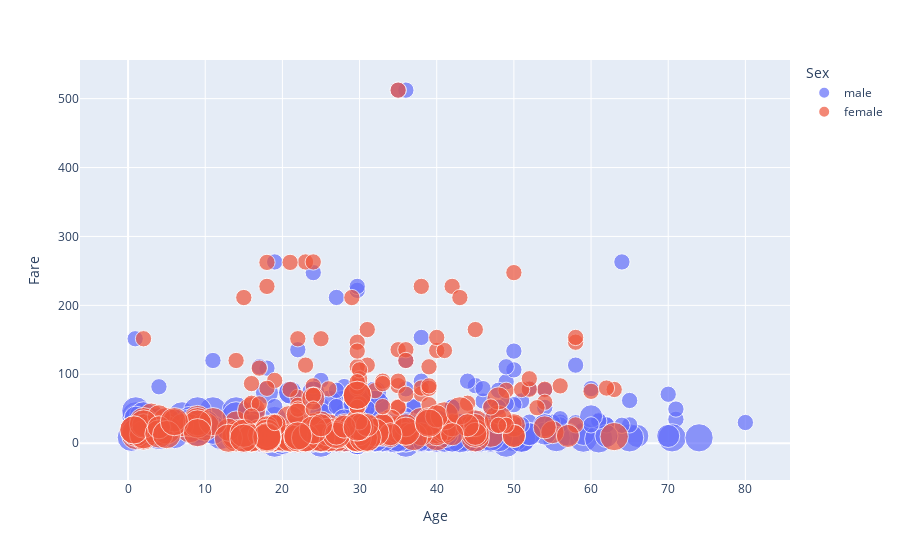

The notebook cell saved with this chart:
### Code cell
#7
fig = px.scatter(df, x="Age", y="Fare", color="Sex", size='Pclass', 
                 hover_data=['Name'], 
                 category_orders={'Survived':['0','1']})
fig.show()

### Figure 1 — Plotly figure (JSON) as saved in the notebook; plotly's stock layout.template omitted (floating-point values rounded to 4 significant figures; data arrays with more than 128 entries replaced by an {"elided": "..."} marker saying what was removed)
{"data": [{"customdata": {"elided": "577x1 str values"}, "hovertemplate": "Sex=male<br>Age=%{x}<br>Fare=%{y}<br>Pclass=%{marker.size}<br>Name=%{customdata[0]}<extra></extra>", "legendgroup": "male", "marker": {"color": "#636efa", "size": {"elided": "577 int values"}, "sizemode": "area", "sizeref": 0.0075, "symbol": "circle"}, "mode": "markers", "name": "male", "orientation": "v", "showlegend": true, "type": "scatter", "x": {"elided": "577 float values"}, "xaxis": "x", "y": {"elided": "577 float values"}, "yaxis": "y"}, {"customdata": {"elided": "314x1 str values"}, "hovertemplate": "Sex=female<br>Age=%{x}<br>Fare=%{y}<br>Pclass=%{marker.size}<br>Name=%{customdata[0]}<extra></extra>", "legendgroup": "female", "marker": {"color": "#EF553B", "size": {"elided": "314 int values"}, "sizemode": "area", "sizeref": 0.0075, "symbol": "circle"}, "mode": "markers", "name": "female", "orientation": "v", "showlegend": true, "type": "scatter", "x": {"elided": "314 float values"}, "xaxis": "x", "y": {"elided": "314 float values"}, "yaxis": "y"}], "layout": {"legend": {"itemsizing": "constant", "title": {"text": "Sex"}, "tracegroupgap": 0}, "margin": {"t": 60}, "xaxis": {"anchor": "y", "domain": [0, 1], "title": {"text": "Age"}}, "yaxis": {"anchor": "x", "domain": [0, 1], "title": {"text": "Fare"}}}}
